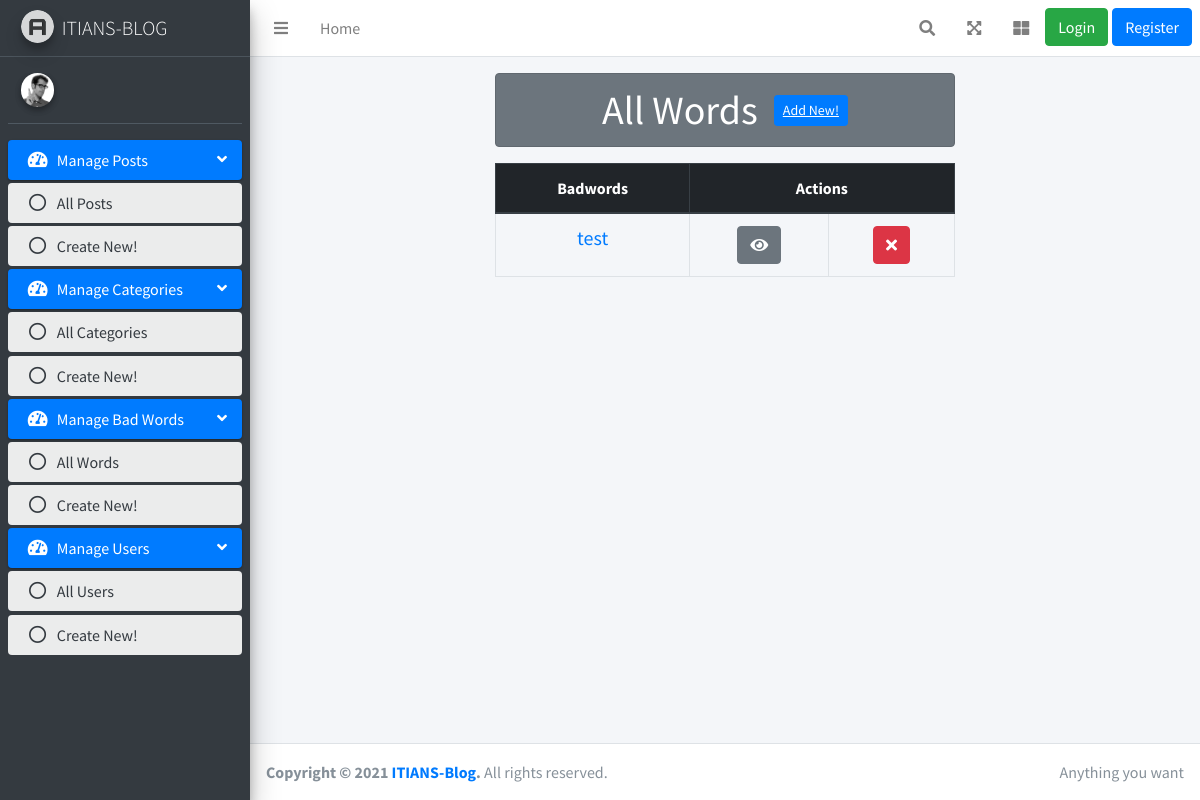
/auth/badwords, run on an earlier commit of the app's database.
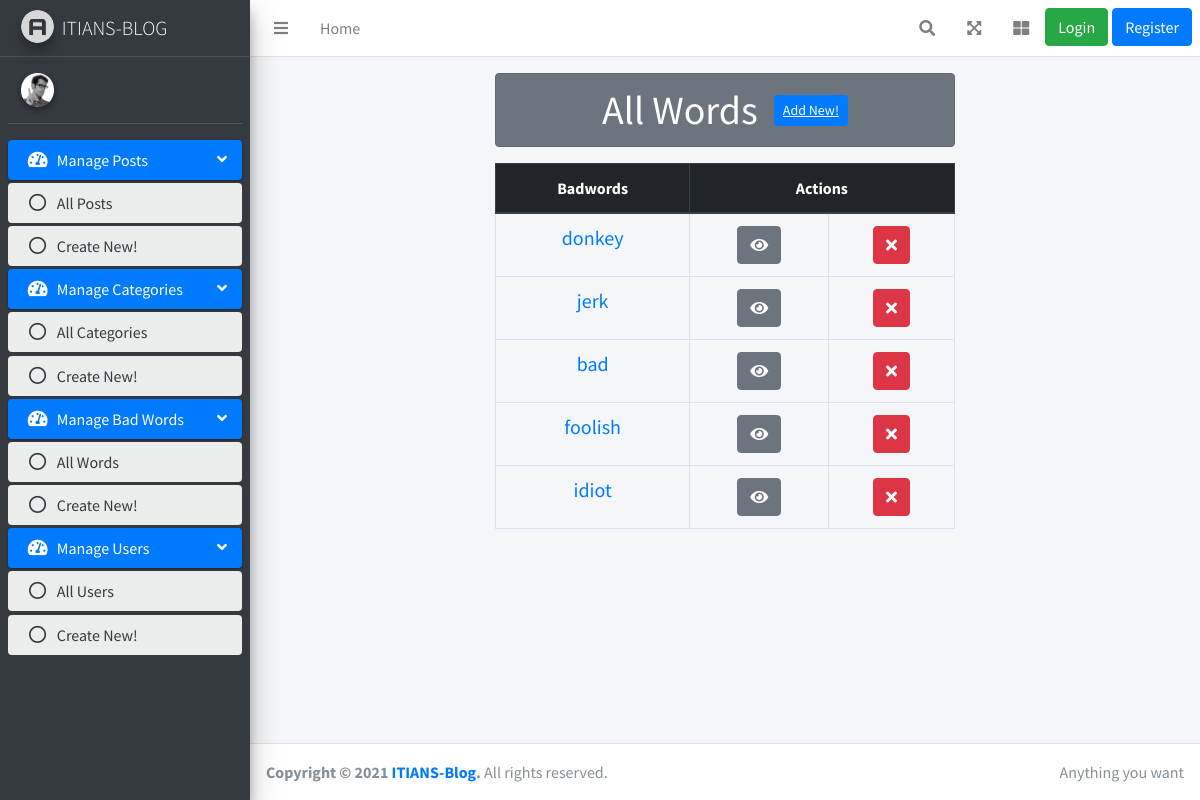
And on a later commit of the database.
### posts/models.py (models this page shows, shortened)
class Badwords(models.Model):
    badword = models.CharField(max_length=30)

### dashboard/views.py (the view)
# urls.py: path("auth/badwords", views.all_badwords),
def all_badwords(request):
    badwords = Badwords.objects.all()
    context = {"data": badwords}
    return render(request, 'auth/dashboard/badwords/badwords.html', context)

### dashboard/templates/auth/dashboard/badwords/badwords.html (shortened to what this page needs)
{%extends 'dashboard/layout/base.html'%}
{%block body_block %}
<div class="row">
    <div class="col-6 offset-3">
        <div class=" mt-3 text-center">
            <h1 class="alert alert-secondary">All Words
                <a href="/auth/add/badword" class="btn btn-sm btn-primary mb-2 ml-2">Add New!</a>
            </h1>
        </div>
        <table class="table table-bordered text-center">
            <thead class="thead-dark">
                <tr>
                    <th scope="col">Badwords</th>
                    <th scope="col" colspan="2">Actions</th>
                </tr>
            </thead>
            <tbody>
                {%for badword in data%}
                <tr>
                    <td><a href="/auth/badword_details/{{badword.id}}"><h5>{{badword.badword}}</h5></a></td>
                    <td><a href="/auth/badword/edit/{{badword.id}}" class="btn btn-secondary"><i class="fas fa-eye"></a></td>
                    <td><a href="/auth/badword/delete/{{badword.id}}" class="btn btn-danger"><i class="fas fa-times"></a></td>
                </tr>
                {%endfor%}
            </tbody>
        </table>
    </div>
</div>
{% endblock %}

What changed in the data, as far as the page shows it:
removed Badwords: badword "test"
added Badwords: badword "donkey"
added Badwords: badword "jerk"
added Badwords: badword "bad"
added Badwords: badword "foolish"
added Badwords: badword "idiot"
